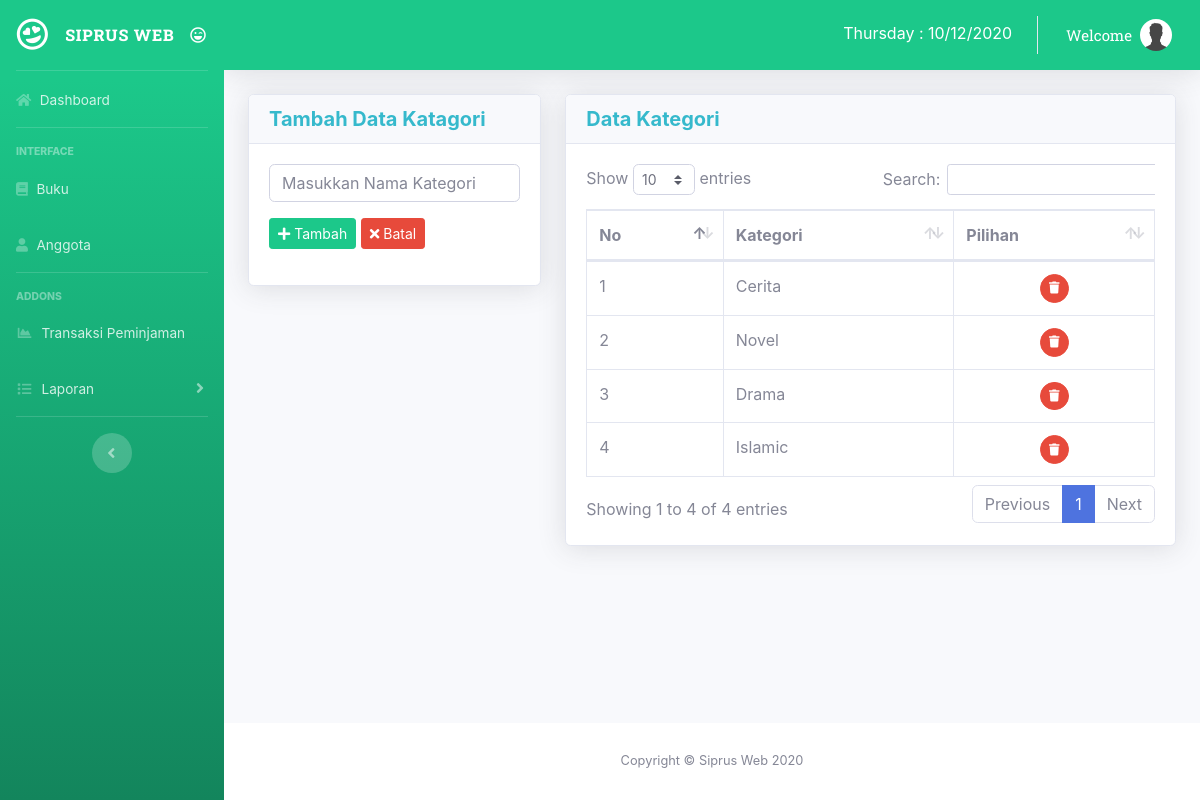
The app's page /index.php/admin/kategori with its own data.
### tables this page shows
CREATE TABLE `kategori` (
  `id_kategori` int(11) NOT NULL,
  `nama_kategori` varchar(50) NOT NULL
);

### application/controllers/Admin.php (called while the page is built, shortened)
<?php
class Admin extends CI_Controller
{
  function kategori()
  {
    $data['title'] = 'Daftar Kategori';
    $data['user'] = $this->db->get_where('user', ['email' => $this->session->userdata('email')])->row_array();
    $data['kategori'] = $this->M_perpus->get_data('kategori')->result();
    $this->form_validation->set_rules('nama_kategori', 'Kategori', 'required', [
      'required' => 'kategori harus diisi'
    ]);
    if ($this->form_validation->run() == false) {
      $this->load->view('admin/header', $data);
      $this->load->view('admin/kategori', $data);
      $this->load->view('admin/footer');
    }
  }
}

### index.php (called while the page is built, shortened)
<?php
require_once BASEPATH.'core/CodeIgniter.php';

### application/models/M_perpus.php (called while the page is built, shortened)
<?php
class M_perpus extends CI_model
{
	function get_data($table)
	{
		return $this->db->get($table);
	}
}
?>

### application/views/admin/kategori.php (the view, shortened to what this page needs)
 <div class="container-fluid">
<div class="row">
            <div class="col-sm-4">
                <div class="card shadow mb-4">
                  <div class="card-header">
                  <h5 class="m-0 font-weight-bold text-info">Tambah Data Katagori</h5>
                </div>
                <div class="card-body">
                  <form method="POST" action="<?= base_url('admin/kategori'); ?>">
                    <div class="form-group">
                      <input type="text" name="nama_kategori" id="nama_kategori"
                        placeholder="Masukkan Nama Kategori"
                        class="form-control form-control-user">
                    </div>
                    <div class="form-group">
                      <button type="submit" class="btn btn-sm btn-success" name="tambah"><i
                          class="fa fa-plus"></i> Tambah</button>
                      <button type="reset" class="btn btn-sm btn-danger"><i
                          class="fa fa-times"></i> Batal</button>
                    </div>
                  </form>
                </div>
              </div>
            </div>
          <div class="col-sm-8">
              <div class="card shadow">
                <div class="card-header">
              <h5 class="m-0 font-weight-bold text-info">Data Kategori</h5>
            </div>
            <div class="card-body">
              <div class="table-responsive">
                <table class="table table-bordered" id="dataTable" width="100%" cellspacing="0">
                  <thead>
                    <tr>
                      <th>No</th>
                      <th>Kategori</th>
                      <th>Pilihan</th>
                    </tr>
                  </thead>
                  <tbody>
                     <?php
                    $no = 1;
                    foreach ($kategori as $k) {
                     ?>
                    <tr>
                      <td><?php echo $no++ ?></td>
                      <td><?php echo $k->nama_kategori ?></td>
                      <td nowrap="nowrap" align="center">
                        <a href="<?php echo
                        base_url().'admin/hapus_kategori/'.$k->id_kategori; ?>" class="btn btn-danger btn-circle btn-sm">
                        <i class="fas fa-trash"></i>
                        </a></td>
                    </tr>
                     <?php } ?>
                   </tbody>
                </table>
              </div>
            </div>
          </div>
</div>
</div>
</div>
        </div>

### records on screen
kategori: nama_kategori "Cerita"
kategori: nama_kategori "Novel"
kategori: nama_kategori "Drama"
kategori: nama_kategori "Islamic"
